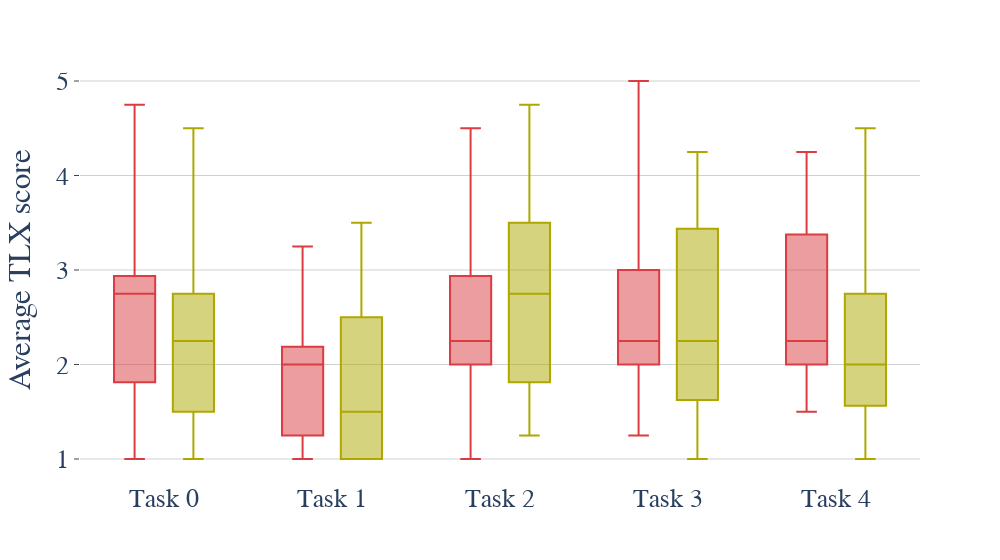

The notebook cell this image was saved under:
### Markdown cell above
#### Plot TLX results

### Code cell
fig = px.box(df_hypo2_tlx, y="TLX", x="Task", color="Approach", color_discrete_map={"Json": "rgba(218, 60, 66, 1.00)","Blockly": "#aea700"})
fig.update_layout(font_family="Old Standard TT, serif", font_size=26, width=1000, plot_bgcolor="#fff", showlegend=False)
fig.update_traces(whiskerwidth=0.5, jitter=0.2, boxpoints=False)
fig.update_xaxes(title="", showgrid=True)
fig.update_yaxes(title='Average TLX score', gridcolor="#d0d0d0", dtick=1, ticks="outside", tickson="boundaries")
fig.show()

### Figure 1 — Plotly figure (JSON) as saved in the notebook; plotly's stock layout.template omitted (floating-point values rounded to 4 significant figures)
{"data": [{"alignmentgroup": "True", "boxpoints": false, "hovertemplate": "Approach=Json<br>Task=%{x}<br>TLX=%{y}<extra></extra>", "jitter": 0.2, "legendgroup": "Json", "marker": {"color": "rgba(218, 60, 66, 1.00)"}, "name": "Json", "notched": false, "offsetgroup": "Json", "orientation": "v", "showlegend": true, "type": "box", "whiskerwidth": 0.5, "x": ["Task 0", "Task 1", "Task 2", "Task 3", "Task 4", "Task 0", "Task 1", "Task 2", "Task 3", "Task 4", "Task 0", "Task 1", "Task 2", "Task 3", "Task 4", "Task 0", "Task 1", "Task 2", "Task 3", "Task 4", "Task 0", "Task 1", "Task 2", "Task 3", "Task 4", "Task 0", "Task 1", "Task 2", "Task 3", "Task 4", "Task 0", "Task 1", "Task 2", "Task 3", "Task 4", "Task 0", "Task 1", "Task 2", "Task 3", "Task 4", "Task 0", "Task 1", "Task 2", "Task 3", "Task 4", "Task 0", "Task 1", "Task 2", "Task 3", "Task 4", "Task 0", "Task 1", "Task 2", "Task 3", "Task 4", "Task 0", "Task 1", "Task 2", "Task 3", "Task 4", "Task 0", "Task 1", "Task 2", "Task 3", "Task 4", "Task 0", "Task 1", "Task 2", "Task 3", "Task 4", "Task 0", "Task 1", "Task 2", "Task 3", "Task 4"], "x0": " ", "xaxis": "x", "y": [3, 3.25, 3.5, 4, 3.5, 1.75, 1.25, 1.25, 3.25, 1.75, 2.75, 1.25, 2, 3, 4, 3.25, 2, 2.5, 2, 1.5, 2.75, 2, 2, 3, 2.25, 1, 2, 1, 2, 2, 1.75, 1.5, 1.75, 2, 2.25, 2.75, 1, 2.5, 2.25, 2.25, 3.25, 2, 2, 5, 4.25, 4.75, 1.25, 3.5, 3, 3, 2.5, 2, 2.25, 2.25, 2.5, 1.5, 2.25, 2.25, 2.25, 2.75, 2.75, 1, 4.5, 1.75, 3.5, 2, 2.75, 3, 1.25, 2, 2.25, 2.75, 2.75, 1.75, 1.75], "y0": " ", "yaxis": "y"}, {"alignmentgroup": "True", "boxpoints": false, "hovertemplate": "Approach=Blockly<br>Task=%{x}<br>TLX=%{y}<extra></extra>", "jitter": 0.2, "legendgroup": "Blockly", "marker": {"color": "#aea700"}, "name": "Blockly", "notched": false, "offsetgroup": "Blockly", "orientation": "v", "showlegend": true, "type": "box", "whiskerwidth": 0.5, "x": ["Task 0", "Task 1", "Task 2", "Task 3", "Task 4", "Task 0", "Task 1", "Task 2", "Task 3", "Task 4", "Task 0", "Task 1", "Task 2", "Task 3", "Task 4", "Task 0", "Task 1", "Task 2", "Task 3", "Task 4", "Task 0", "Task 1", "Task 2", "Task 3", "Task 4", "Task 0", "Task 1", "Task 2", "Task 3", "Task 4", "Task 0", "Task 1", "Task 2", "Task 3", "Task 4", "Task 0", "Task 1", "Task 2", "Task 3", "Task 4", "Task 0", "Task 1", "Task 2", "Task 3", "Task 4", "Task 0", "Task 1", "Task 2", "Task 3", "Task 4", "Task 0", "Task 1", "Task 2", "Task 3", "Task 4", "Task 0", "Task 1", "Task 2", "Task 3", "Task 4", "Task 0", "Task 1", "Task 2", "Task 3", "Task 4", "Task 0", "Task 1", "Task 2", "Task 3", "Task 4", "Task 0", "Task 1", "Task 2", "Task 3", "Task 4"], "x0": " ", "xaxis": "x", "y": [2.25, 2, 3.75, 4, 4.5, 1, 1, 1.25, 1.5, 1.25, 4.5, 1, 2, 2, 2, 1.5, 1, 1.25, 1.25, 1.25, 1.25, 1.25, 1.75, 2.25, 2, 2.5, 2.5, 3.5, 2, 1.75, 1.75, 1, 3.25, 4, 2.75, 3, 2.75, 3.75, 3.5, 2.5, 2.75, 2.5, 3.5, 3, 2.75, 2.25, 1.75, 1.5, 1.5, 1.5, 2.75, 1.25, 2.25, 2.25, 2, 3.25, 3.5, 4.75, 4.25, 4, 2.25, 2.75, 2.75, 2.75, 2.75, 1.5, 1.5, 2.75, 3.25, 3.25, 1.25, 1, 2, 1, 1], "y0": " ", "yaxis": "y"}], "layout": {"boxmode": "group", "font": {"family": "Old Standard TT, serif", "size": 26}, "legend": {"title": {"text": "Approach"}, "tracegroupgap": 0}, "margin": {"t": 60}, "plot_bgcolor": "#fff", "showlegend": false, "width": 1000, "xaxis": {"anchor": "y", "domain": [0, 1], "showgrid": true, "title": {"text": ""}}, "yaxis": {"anchor": "x", "domain": [0, 1], "dtick": 1, "gridcolor": "#d0d0d0", "ticks": "outside", "tickson": "boundaries", "title": {"text": "Average TLX score"}}}}
